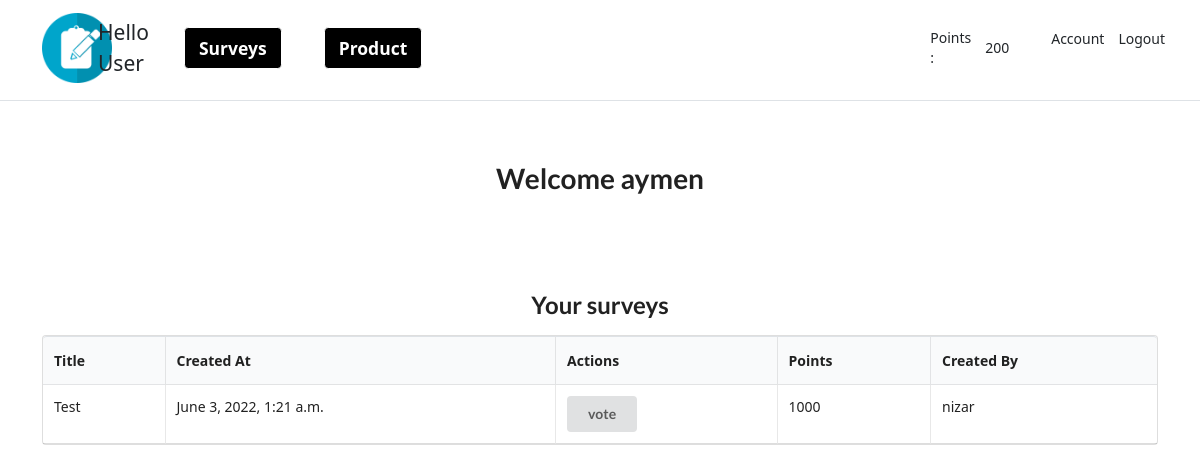
/list/ (signed in), run on an earlier commit of the app's database.
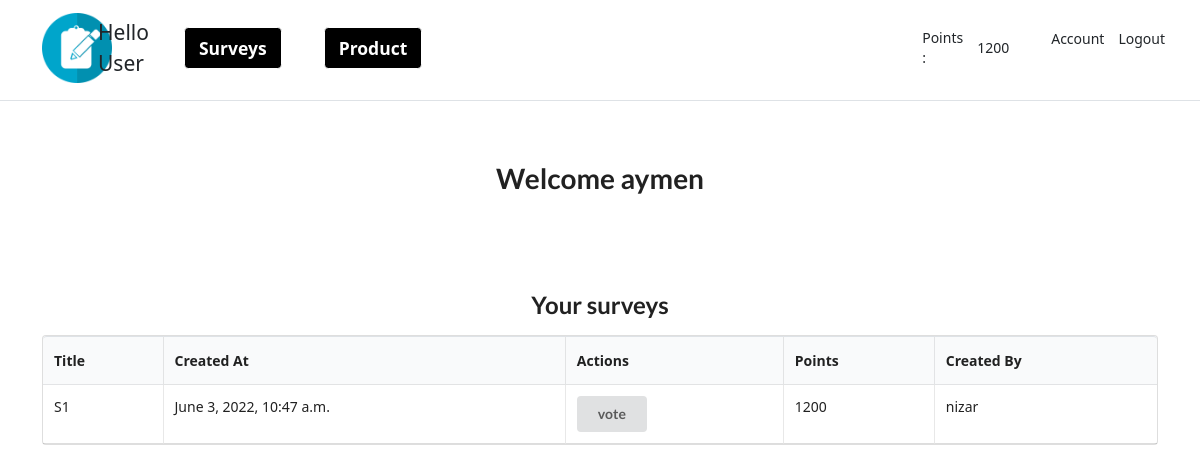
And on a later commit of the database.
### account/models.py (models this page shows, shortened)
class Account(AbstractBaseUser):
    email = models.EmailField(verbose_name="email", max_length=60, unique=True)
    username = models.CharField(max_length=30, unique=True)
    date_joined = models.DateTimeField(
        verbose_name='date joined', auto_now_add=True)
    last_login = models.DateTimeField(verbose_name='last login', auto_now=True)
    is_admin = models.BooleanField(default=False)
    is_active = models.BooleanField(default=True)
    is_staff = models.BooleanField(default=False)
    is_superuser = models.BooleanField(default=False)
    points = models.IntegerField(default=0)
    USERNAME_FIELD = 'email'
    REQUIRED_FIELDS = ['username']
    objects = MyAccountManager()

### survey/models.py (models this page shows)
class Survey(models.Model):
    title = models.CharField(max_length=64)
    is_active = models.BooleanField(default=False)
    creator = models.ForeignKey(Account, on_delete=models.CASCADE)
    created_at = models.DateTimeField(default=timezone.now)
    points = models.IntegerField(default=0)

### survey/views.py (the view)
# urls.py: path('list/', survey_list_c, name='list'),
@login_required
def survey_list_c(request):
    surveys = Survey.objects.filter(
        is_active=True).order_by("-created_at").all()
    return render(request, "survey/list_c.html", {"surveys": surveys})

### survey/templates/survey/list_c.html (shortened to what this page needs)
{% extends "base.html" %}
{% block content %}
<div class="ui center aligned basic very padded segment">
    <h1 class="ui header">Welcome {{ request.user.username }}</h1>
</div>
<div class="ui center aligned basic very padded segment">
    {% if surveys %}
    <h2 class="ui header">Your surveys</h2>
    <table class="ui celled table">
        <thead>
            <tr>
                <th>Title</th>
                <th>Created At</th>
                <th>Actions</th>
                <th>Points</th>
                <th> Created By </th>
            </tr>
        </thead>
        <tbody>
            {% for survey in surveys %}
            <tr>
                <td>{{ survey.title }}</td>
                <td>{{ survey.created_at }}</td>
                <td>
                    <a href="{% url 'start' survey.pk %}">
                        <div class="ui button">vote</div>
                    </a>
                </td>
                <td> {{survey.points}} </td>
                <td> {{survey.creator.username}} </td>
            </tr>
            {% endfor %}
        </tbody>
    </table>
    {% endif %}
</div>
{% endblock %}

### templates/snippets/header.html (shortened to what this page needs)
{% load static %}
<link
  href="https://cdn.jsdelivr.net/npm/bootstrap@5.1.3/dist/css/bootstrap.min.css"
  rel="stylesheet"
/>
<div
  class="d-flex flex-column flex-md-row align-items-center pb-1 mb-4 border-bottom"
>
{% if request.user.is_authenticated %}
{% if request.user.is_admin %}
<a href="{% url 'dashboard' %}"> <img class="img-fluid d-block mx-5 " src="{% static 'logo.png' %}" width="70" height="70"> </a>
<span class="fs-4 p-3">Hello Admin </span>
<a href="{% url 'surveys' %}" class="btn btn-lg btn-secondary fw-bold border-white bg-black mx-4 ">My survey</a>
<a href="{% url 'create_product' %}" class="btn btn-lg btn-secondary fw-bold border-white bg-black mx-4 ">Create Product</a>
<a href="{% url 'produit_list_admin' %}" class="btn btn-lg btn-secondary fw-bold border-white bg-black mx-4 ">My Products</a>
<a href="{% url 'user_list' %}" class="btn btn-lg btn-secondary fw-bold border-white bg-black mx-4 ">Users</a>
{% elif not request.user.is_admin%}
<a href="{% url 'home' %}"> <img class="img-fluid d-block mx-5 " src="{% static 'logo.png' %}" width="70" height="70"> </a>
<span class="fs-4 p-3">Hello User </span>
<a href="{% url 'list' %}" class="btn btn-lg btn-secondary fw-bold border-white bg-black mx-4 ">Surveys</a>
<a href="{% url 'produit_list' %}" class="btn btn-lg btn-secondary fw-bold border-white bg-black mx-4 ">Product</a>
{% endif %}
{% else %}
<a href="{% url 'home' %}"> <img class="img-fluid d-block mx-5 " src="{% static 'logo.png' %}" width="70" height="70"> </a>
{% endif %}
  <nav class="d-inline-flex mt-2 mt-md-0 ms-md-auto p-4">
    {% if request.user.is_authenticated %}
    {% if request.user.is_admin %}
    <a href="{% url 'create' %}" class="btn btn-lg btn-secondary fw-bold border-white bg-black mx-4 ">Create Survey</a>
    <a
      class="me-3 py-2 text-dark text-decoration-none"
      href="{% url 'account' %}"
      >Account</a
    >
    <a
      class="me-3 py-2 text-dark text-decoration-none"
      href="{% url 'logout' %}"
      >Logout</a
    >
  {% elif not request.user.is_admin%}
  <p class="m-auto py-2 me-3"> Points : </p>
  <p class="m-auto py-2 me-5 color-red">
    {{ request.user.points }}
  </p>
  <a
  class="me-3 py-2 text-dark text-decoration-none"
  href="{% url 'account' %}"
  >Account</a
>
<a
  class="me-3 py-2 text-dark text-decoration-none"
  href="{% url 'logout' %}"
  >Logout</a
>
</nav>
  {% endif %}
  {% endif %}
</div>

What changed in the data, as far as the page shows it:
removed Survey: title "Test", created_at "June 3, 2022, 1:21 a.m.", points "1000", creator.username "nizar"
changed Account "aymen": user.points "200" → "1200"
added Survey: title "S1", created_at "June 3, 2022, 10:47 a.m.", points "1200", creator.username "nizar"
